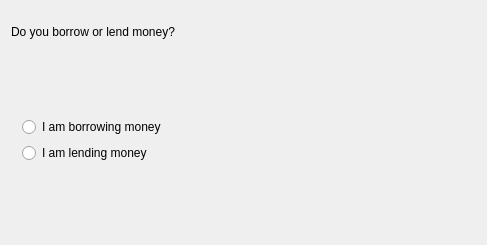
<?xml version="1.0" encoding="UTF-8"?>
<ui version="4.0">
 <class>LendBorrowWizardPage</class>
 <widget class="QWizardPage" name="LendBorrowWizardPage">
  <attribute name="title">
    <string>Lending or borrowing money</string>
  </attribute>
  <layout class="QVBoxLayout">
    <property name="margin">
      <number>11</number>
    </property>
    <property name="spacing">
      <number>6</number>
    </property>
    <item>
      <widget class="QLabel" name="TextLabel3_2">
        <property name="text">
          <string>
Do you borrow or lend money?</string>
        </property>
        <property name="alignment">
          <set>Qt::AlignTop</set>
        </property>
        <property name="wordWrap">
          <bool>true</bool>
        </property>
      </widget>
    </item>
    <item>
      <spacer name="Spacer15">
        <property name="sizeHint">
          <size>
            <width>0</width>
            <height>61</height>
          </size>
        </property>
        <property name="sizeType">
          <enum>QSizePolicy::Expanding</enum>
        </property>
        <property name="orientation">
          <enum>Qt::Vertical</enum>
        </property>
      </spacer>
    </item>
    <item>
      <layout class="QHBoxLayout">
        <property name="margin">
          <number>0</number>
        </property>
        <property name="spacing">
          <number>6</number>
        </property>
        <item>
          <widget class="QFrame" name="frame_2">
            <property name="frameShape">
              <enum>QFrame::NoFrame</enum>
            </property>
            <layout class="QVBoxLayout">
              <property name="margin">
                <number>11</number>
              </property>
              <property name="spacing">
                <number>6</number>
              </property>
              <item>
                <widget class="QRadioButton" name="m_borrowButton">
                  <property name="text">
                    <string>I am borrowing money</string>
                  </property>
                  <attribute name="buttonGroup">
                    <string>ButtonGroup1</string>
                  </attribute>
                </widget>
              </item>
              <item>
                <widget class="QRadioButton" name="m_lendButton">
                  <property name="text">
                    <string>I am lending money</string>
                  </property>
                  <attribute name="buttonGroup">
                    <string>ButtonGroup1</string>
                  </attribute>
                </widget>
              </item>
            </layout>
          </widget>
        </item>
        <item>
          <spacer name="Spacer14">
            <property name="sizeHint">
              <size>
                <width>299</width>
                <height>0</height>
              </size>
            </property>
            <property name="sizeType">
              <enum>QSizePolicy::Expanding</enum>
            </property>
            <property name="orientation">
              <enum>Qt::Horizontal</enum>
            </property>
          </spacer>
        </item>
      </layout>
    </item>
    <item>
      <spacer name="Spacer16">
        <property name="sizeHint">
          <size>
            <width>0</width>
            <height>60</height>
          </size>
        </property>
        <property name="sizeType">
          <enum>QSizePolicy::Expanding</enum>
        </property>
        <property name="orientation">
          <enum>Qt::Vertical</enum>
        </property>
      </spacer>
    </item>
  </layout>
 </widget>
 <resources/>
 <connections/>
 <customwidgets>
 </customwidgets>
 <tabstops>
 </tabstops>
 <buttongroups>
  <buttongroup name="ButtonGroup1"/>
 </buttongroups>
</ui>
